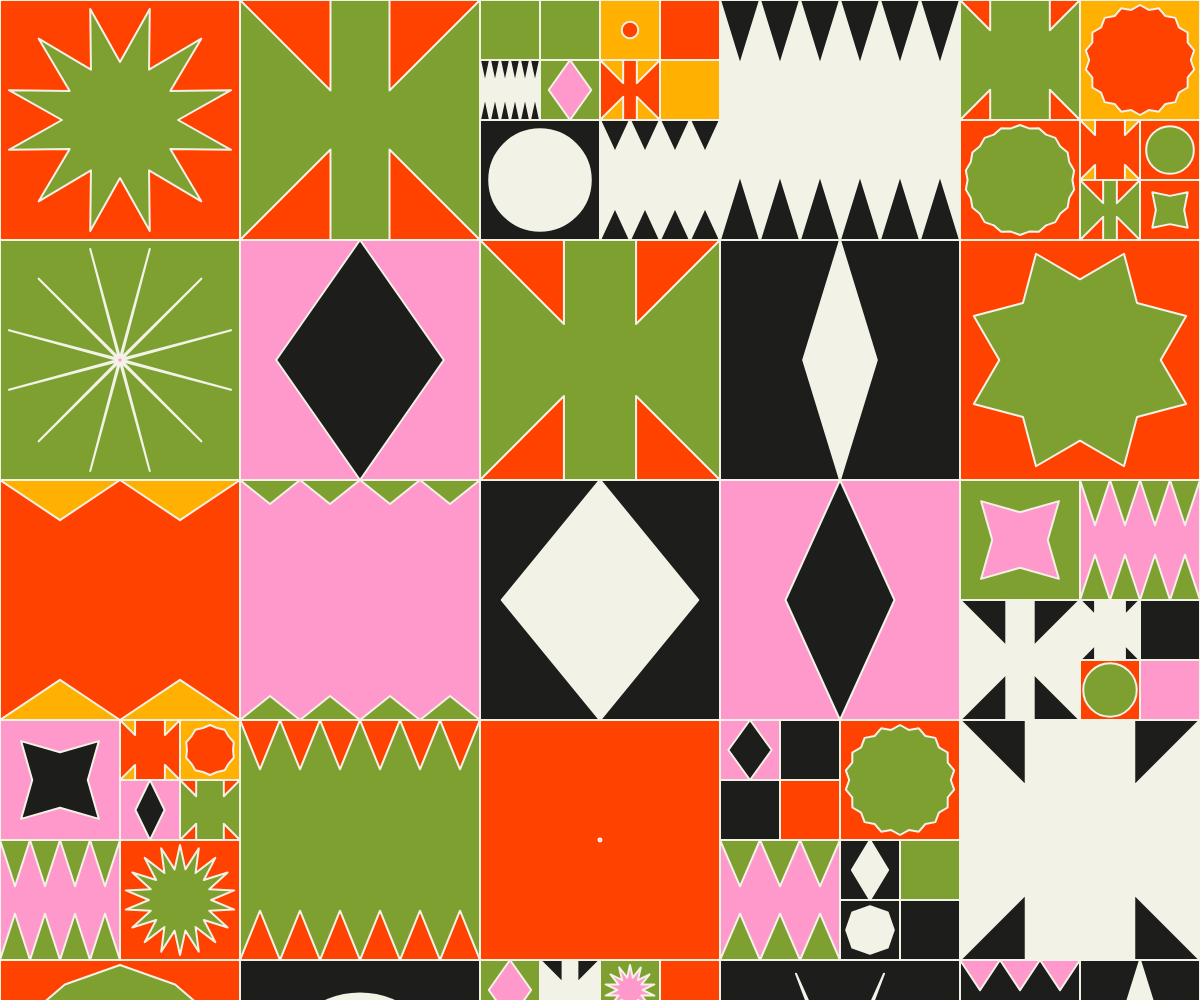
Frame 1 (no input)
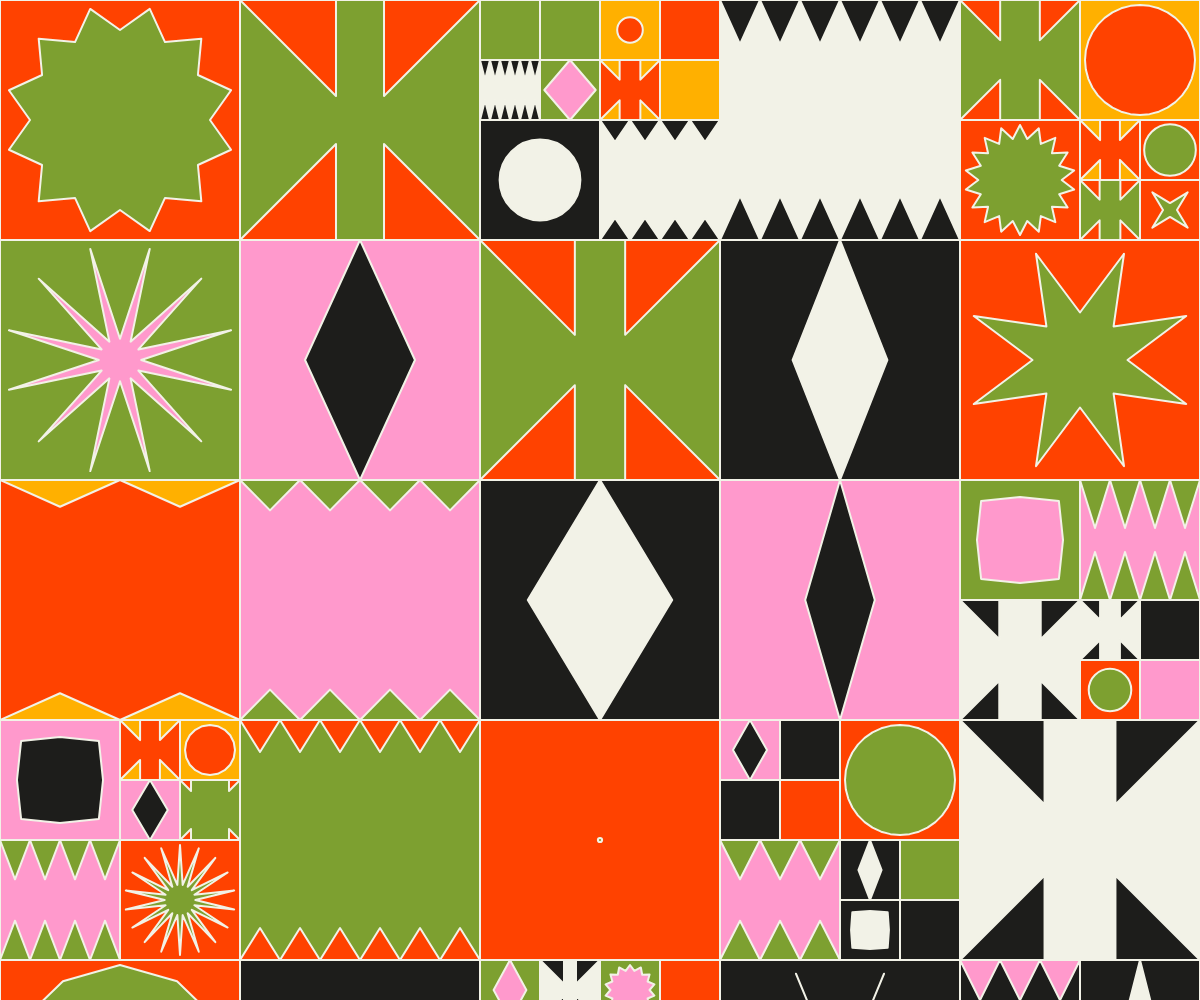
Frame 60 (no input)
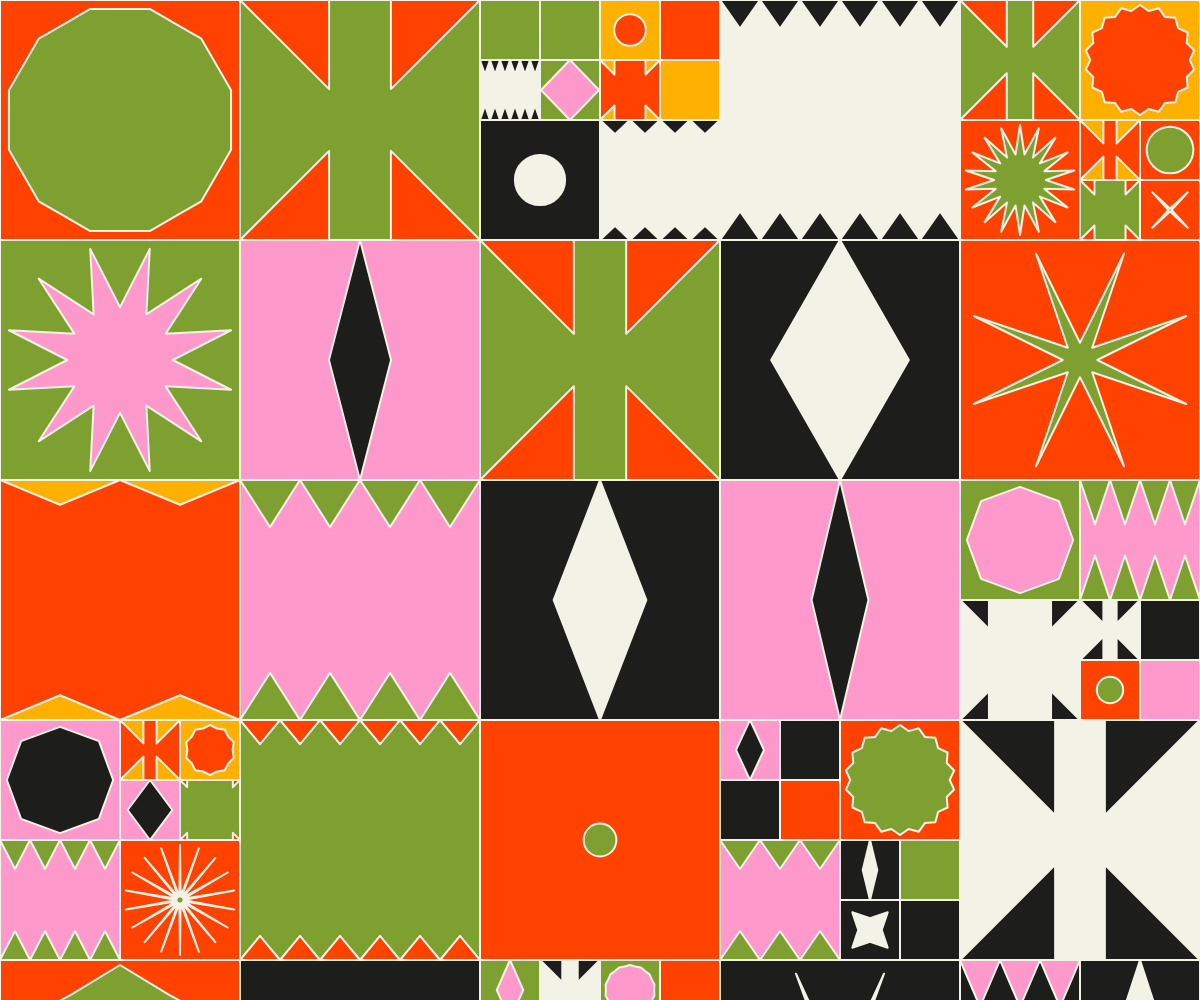
Frame 120 (the mouse pressed at the canvas centre since frame 60)

The p5.js sketch that drew these frames (run headless with seeded random() and noise() and a simulated clock; from frame 60 on, the mouse is pressed at the canvas centre):

// p5.js sketch
// ── sketch.js
let paleta_fundo = "#1d1d1b";
let paleta_contorno = "#f2f2e7";
let paleta_cores = [
  "#ffb000",
  "#ff4200",
  "#7da030",
  "#ff99cc",
  "#1d1d1b",
  "#f2f2e7",
];

let seno_escala = 0.01;

let grade_coluna_qtd;
let grade_linha_qtd;


function setup() {
  createCanvas(windowWidth, windowHeight);
  strokeJoin(ROUND);
  
  grade_coluna_qtd = floor(random(3, 7));
  let modulo_tamanho = width / grade_coluna_qtd;
  grade_linha_qtd = ceil(height/modulo_tamanho);
  
  semente = random(1000)

  describe('EN - Draw a grid of squares and within each square a geometric graphic is drawn that varies from simple shapes such as circles and rhombuses, to more complex shapes such as stars and others that resemble a two-pronged ax and a crown. Elements are randomly filled from a palette of red, yellow, green, pink and black. The internal designs of each square grow and shrink over time.');
  // describe('Desenha uma grade de quadrados e dentro cada quadrado é desenhado um grafismo geométrico que variam entre formas simples como círculos e losango, até formas mais complexas como estrelas e outras que lembram um machado de duas hastes e uma coroa. Os elementos são preenchidos aleatoriamente a partir de uma paleta de vermelho, amarelo, verde, rosa e preto. Os desenhos internos de cada quadrado ficam crescendo e diminuindo com o passar do tempo.');

}

function draw() {
  background(220);
  randomSeed(semente);
  grade(0, 0, grade_coluna_qtd, grade_linha_qtd, width);
}

function grade(x_inicial, y_inicial, coluna_qtd, linha_qtd, largura_total) {
  
  stroke(paleta_contorno);
  strokeWeight(2);
  
  let modulo_tamanho = largura_total / coluna_qtd;
  let movimento_diferencial = 0;
  for ( let j = 0; j < linha_qtd; j++) {
    for ( let i = 0; i < coluna_qtd; i++) {
      
      let x = x_inicial + i * modulo_tamanho;
      let y = y_inicial + j * modulo_tamanho;
      
      let cor_indice = floor(random(paleta_cores.length - 1));
      fill(paleta_cores[cor_indice]);
      rect(x, y, modulo_tamanho, modulo_tamanho);
      fill(paleta_cores[(cor_indice + 1) % paleta_cores.length]);
      
      let movimento = map(sin(frameCount * seno_escala + movimento_diferencial), -1, 1, 0, 1);
      
      let seletor = floor(random(6 + 3));
      
      if (seletor === 0) {
        let raio_externo = modulo_tamanho / 2 - 5;
        let raio_interno = raio_externo * movimento;
        let pontas_qtd = [4, 6, 8, 10, 12, 14, 16, 18][floor(random() * 8)];
        estrela(x + modulo_tamanho / 2, y + modulo_tamanho / 2, raio_interno, raio_externo, pontas_qtd, 0);
      }
      
      if (seletor === 1) {
        let diametro = random(modulo_tamanho/2, modulo_tamanho) * movimento;
        circle(x + modulo_tamanho / 2, y + modulo_tamanho / 2, diametro);
      }
      
      if (seletor === 2) {
        let pontas = [3, 5, 7, 9, 11, 13][floor(random(6))];
        let pontas_altura = map(movimento, 0, 1, 0.2, 0.8);
        coroa_dupla(x, y, modulo_tamanho, modulo_tamanho, pontas, pontas_altura);
      }
      
      if (seletor === 3) {
        let haste_largura = map(movimento, 0, 1, 0.2, 0.8);
        machado(x, y, modulo_tamanho, modulo_tamanho, haste_largura);
      }
      
      if (seletor === 4) {
        let abertura_largura = random(0.4, 1) * movimento;
        losango(x, y, modulo_tamanho, modulo_tamanho, abertura_largura);
      }
      if (seletor >= 5 && modulo_tamanho > 60) {
        grade(x, y, 2, 2, modulo_tamanho);
      }
      movimento_diferencial += 1;
    }
  }
}

// Código adaptado de Alexandre Villares
function estrela(x, y, raio_interno, raio_externo, pontas_qtd, angulo_inicial) {

  let step = TWO_PI / pontas_qtd;
  beginShape();
  for (i = 0; i < pontas_qtd; i++) {
    ang = angulo_inicial + step * i;
    interno_x = x + cos(ang) * raio_interno;
    interno_y = y + sin(ang) * raio_interno;
    vertex(interno_x, interno_y);
    externo_x = x + cos(ang + step / 2.0) * raio_externo;
    externo_y = y + sin(ang + step / 2.0) * raio_externo;
    vertex(externo_x, externo_y);
  }
  endShape(CLOSE);
}


function coroa_simples(x, y, largura, altura, pontas_qtd, pontas_altura_relativa) {
  let pontas_altura = altura * pontas_altura_relativa;
  let pontas_deslocamento = largura / (pontas_qtd - 1);
  let ponta_x, ponta_y;
  beginShape();
  for (i = 0; i < pontas_qtd; i++) {
    ponta_x = x + i * pontas_deslocamento;
    ponta_y = y;
    if (i % 2 != 0) {
      ponta_y = y + pontas_altura;
    }
    vertex(ponta_x, ponta_y);
  }
  vertex(x + largura, ponta_y + altura);
  vertex(x, ponta_y + altura)
  endShape(CLOSE);
 }

function coroa_dupla(x, y, largura, altura, pontas_qtd, pontas_altura_relativa) {
  let pontas_altura = altura * pontas_altura_relativa / 2;
  let pontas_deslocamento = largura / (pontas_qtd - 1);
  beginShape();
  for (let i = 0; i < pontas_qtd; i++) {
    var ponta_x = x + i * pontas_deslocamento;
    var ponta_y = y;
    if (i % 2 !== 0) {
        ponta_y = y + pontas_altura;
    }
    vertex(ponta_x, ponta_y);
  }
  for (let i = 0; i < pontas_qtd; i++) {
    let ponta_x = (x + largura) - (i * pontas_deslocamento);
    let ponta_y = y + altura;
    if (i % 2 !== 0) {
        ponta_y = (y + altura) - pontas_altura;
    }
    vertex(ponta_x, ponta_y);
  }
  endShape(CLOSE);
}

function machado(x, y, largura, altura, haste_largura_relativa) {
  let haste_largura = largura * haste_largura_relativa / 2;
  beginShape();
  vertex(x, y);
  vertex(x + haste_largura, y + haste_largura);
  vertex(x + haste_largura, y);
  vertex(x + (largura - haste_largura), y);
  vertex(x + (largura - haste_largura), y + haste_largura);
  vertex(x + largura, y);
  vertex(x + largura, y + altura);
  vertex(x + (largura - haste_largura), y + (altura - haste_largura));
  vertex(x + (largura - haste_largura), y + altura);
  vertex(x + haste_largura, y + altura);
  vertex(x + haste_largura, y + (altura - haste_largura));
  vertex(x, y + altura);
  endShape(CLOSE);
}


function losango(x, y, largura, altura, abertura_relativa) {
  let abertura_largura = largura * abertura_relativa / 2;
  beginShape();
  vertex(x + abertura_largura, y + altura / 2);
  vertex(x + largura / 2, y);
  vertex(x + (largura - abertura_largura), y + altura / 2);
  vertex(x + largura / 2, y + altura);
  endShape(CLOSE);
}
